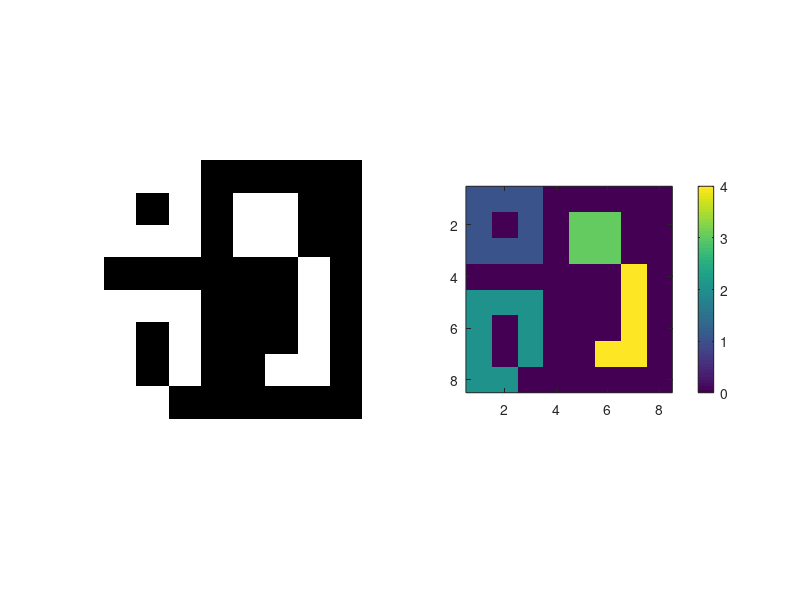

This chart was generated by the following MATLAB code: (Note: this script raises an error after producing the figure.)
%% boxOverlay
% Overlay a bounding box
%% Syntax
% * 		boxOverlay(bb, color, width, textString, textPos)
%% Description
%
% <html>
% <p>boxOverlay(bb, color, width, textString, textPos)
% 	<ul>
% 	<li>bb: Bounding box ([x, y, w, h], as return by stats(i),BoundingBox, where x is the distance to the leftmost boundary and y is the distance to the upper boundary)
% 	<li>color: Color
% 	<li>width: Width of the line for drawing the bounding box
% 	<li>textString: String for display along the bounding box
% 	<li>textPos: text position, either 'up' or 'down'
% 	</ul>
% </html>
%% Example
%%
% Example 1
BW=[1 1 1 0 0 0 0 0;1 0 1 0 1 1 0 0;1 1 1 0 1 1 0 0;0 0 0 0 0 0 1 0;1 1 1 0 0 0 1 0;1 0 1 0 0 0 1 0;1 0 1 0 0 1 1 0;1 1 0 0 0 0 0 0];
objLabel=bwlabel(BW, 4);
stats=regionprops(objLabel);
figure;
subplot(121); imshow(BW);
subplot(122); imagesc(objLabel); axis image; colorbar
for i=1:length(stats)
	boxOverlay(stats(i).BoundingBox, getColor(i), 1, int2str(i), 'bottom');
end
%%
% Example 2
BW=imread('text.png');
objLabel=bwlabel(BW);
stats=regionprops(objLabel);
figure; imagesc(objLabel); axis image; colorbar
for i=1:length(stats)
	boxOverlay(stats(i).BoundingBox, getColor(i), 1, int2str(i), 'left');
end
